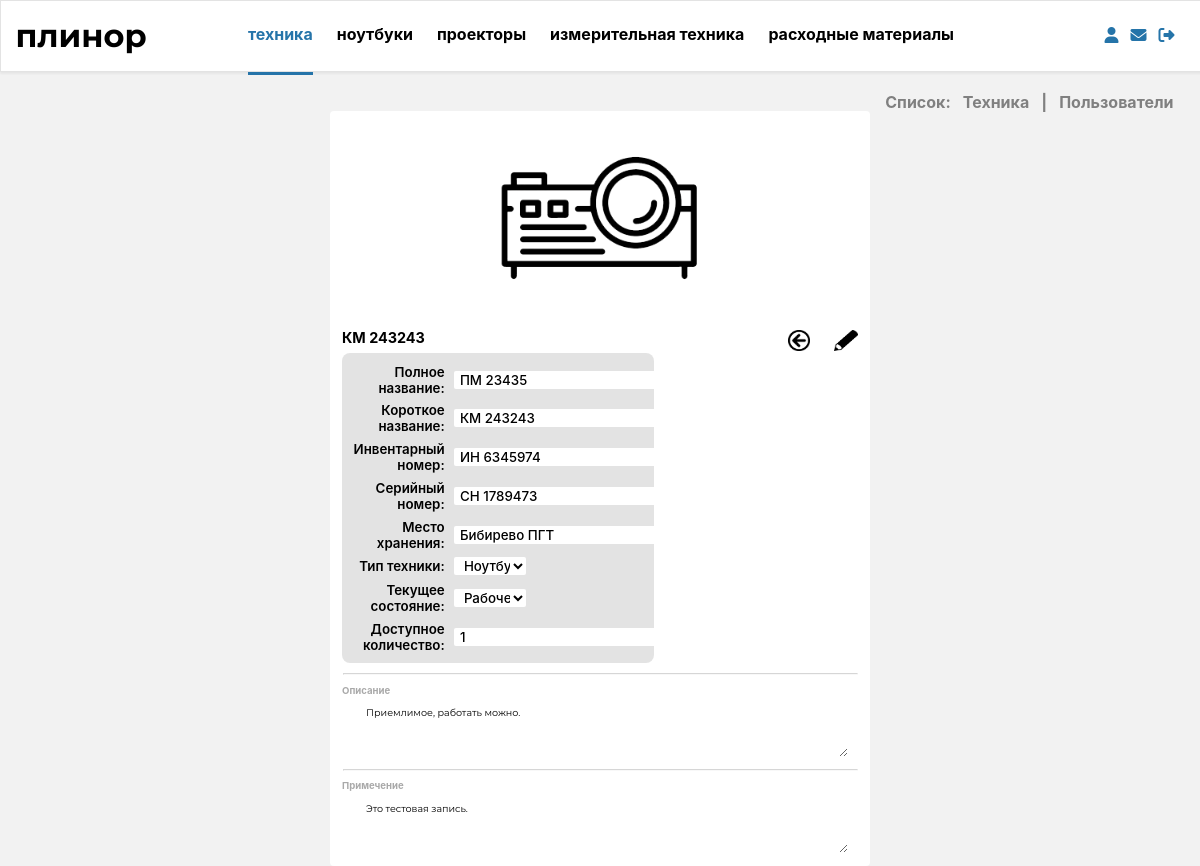
/article/change/7 (signed in), run on the app's committed database.
### tables this page shows
CREATE TABLE `technic` (
  `id` int(11) NOT NULL,
  `inv_id` text NOT NULL,
  `model_full` text NOT NULL,
  `model_short` text NOT NULL,
  `serial_id` text NOT NULL,
  `model_opt` text,
  `model_cond` text,
  `stg_name` text NOT NULL,
  `model_work` int(11) NOT NULL,
  `model_reserve` int(11) NOT NULL,
  `amount` int(11) NOT NULL DEFAULT '1',
  `photo_gall` text,
  `typ` int(11) NOT NULL
);

### bizz/view/view_form.php (called while the page is built)
<?php
include "bizz/view/view_hat.php";
include "bizz/view/view_menu.php";
include "bizz/view/$content_view";

### bizz/core/view.php (called while the page is built)
<?php
class View
{
    function generate($content_view, $template_view, $data = null)
    {
        include 'bizz/view/'.$template_view;
    }
}

### bizz/bootstrap.php (called while the page is built, shortened)
<?php
require_once 'core/model.php';
require_once 'core/view.php';
Route::start($routes);

### index.php (called while the page is built, shortened)
<?php
$routes = explode('/', $_SERVER['SERVER_NAME'].$_SERVER['REQUEST_URI']);
require_once 'bizz/bootstrap.php';

### bizz/core/model.php (called while the page is built, shortened)
<?php
class Model
{
    function __construct()
    {
        $this->db = new MySQL("localhost", "root","root","plinor");
    }
}

### bizz/model/model_main.php (called while the page is built, shortened)
<?php
class Model_main extends Model
{
    public function model_load($tag,$where)
    {
        $cond='';
        if ($where != 0)
            $cond = "WHERE id=" . $where;
        $result[0] = $this->db->query("SELECT * FROM technic $cond");
        return $result;
    }
}

### bizz/core/MySQL.php (called while the page is built)
<?php
class MySQL extends mysqli
{
    public static $request=array();
    public  function query($req,$resultmode = MYSQLI_STORE_RESULT){
        array_unshift(self::$request,$req);
        return parent::query($req);
    }
}

### bizz/view/view_tech_update.php (the view, shortened to what this page needs)
<?php foreach ($data[0] as $value):?>
<form name="art_change" method="post" action="<?php echo URL_BASE;?>/article/com_change/<?php echo $value['id'];?>">
<article class="article">
    <div class="artic_visual">
        <img src="
                            <?php
        switch($value['typ']){
            case 2: echo URL_BASE."/pic/orig/proector.png";break;
        }
        ?>">
    </div>
    <div class="artic_top">
    <h1> <?php echo $value['model_short'];?></h1>
        <div>
            <?php if(isset($_SESSION['RULES'])&&($_SESSION['RULES']>=3)):?>
            <input type="image" src="<?php echo URL_BASE;?>/pic/orig/pencil.png">
            <?php endif;?>
         <?php if(isset($_SESSION['RULES'])&&($_SESSION['RULES']>=4)):?>
            <a href="<?php echo URL_BASE;?>/article/index/<?php echo $value['id'];?>">
                <img src="<?php echo URL_BASE;?>/pic/orig/return.png">
            </a>
            <?php endif;?>
        </div>
    </div>
    <div class="artic_atten">
        <table>
            <tr>
                <td>Полное название:</td>
                <td><input type="text" class="artic_input" name="mf" value="<?php echo $value['model_full'];?>"></td>
            </tr>
            <tr>
                <td>Короткое название:</td>
                <td><input type="text" class="artic_input" name="ms" value="<?php echo $value['model_short'];?>"></td>
            </tr>
            <tr>
                <td>Инвентарный номер:</td>
                <td><input type="text" class="artic_input" name="iid" value="<?php echo $value['inv_id'];?>"></td>
            </tr>
            <tr>
                <td>Серийный номер:</td>
                <td><input type="text" class="artic_input" name="sid" value="<?php echo $value['serial_id'];?>"></td>
            </tr>
            <tr>
                <td>Место хранения:</td>
                <td><input type="text" class="artic_input" name="stg" value="<?php echo $value['stg_name'];?>"></td>
            </tr>
            <tr>
                <td>Тип техники:</td>
                <td>
                    <select class="artic_input" name="type">
                        <option value="1" <?php if($value['typ']==0): echo 'selected'; endif;?>>Ноутбук</option>
                    </select>
                </td>
            </tr>
            <tr>
                <td>Текущее состояние:</td>
                <td>
                    <select class="artic_input" name="work">
                        <option value="0" <?php if($value['model_work']==0): echo 'selected'; endif;?>>Рабочее</option>
                    </select>
                </td>
            </tr>
            <tr>
                <td>Доступное количество:</td>
                <td><input type="number" name="amount" class="artic_input" min="0" value="<?php echo $value['amount'];?>"></td>
            </tr>
        </table>
    </div>
    <hr>
     <h2>Описание</h2>
    <p>
        <textarea name="opt" class="artic_textarea">
    <?php echo $value['model_opt'];?>
        </textarea>
    </p>
    <hr>
    <h2>Примечение</h2>
    <p>
        <textarea name="cond" class="artic_textarea">
    <?php echo $value['model_cond'];?>
        </textarea>
    </p>
</article>
</form>
<?php endforeach;?>

### css/landing.css (style rules this page uses)
html { height: 100%; margin: 0; padding: 0; }
article { margin: 0 auto; margin-top: 70px; position: relative; width: 65vw; padding: 0.5vw 1vw; display: flex; flex-direction: column; font-family: -apple-system, BlinkMacSystemFont, "Segoe UI", Roboto, "Helvetica Neue", Arial, "Noto Sans", serif; height: 100%; }
article div { margin: 0.5vw 0vw 0 0; }
a { font-weight: 700; text-decoration: none; color: black; }

### css/menu.css (style rules this page uses)
body { font-family: PF Regal, PF Regal Text Pro, Georgia, serif; margin: 0 0; background: rgb(242, 242, 242); overflow-x: hidden; }

### css/article.css (style rules this page uses)
.article { border-radius: 4px; display: flex; width: 45vw; font-size: 0.8vw; text-align: justify; position: relative; background: white; padding: 0 0 0.5vw 0; }
.artic_visual { text-align: center; }
.artic_visual img { width: 40%; }
.article hr { width: 95%; size: 1vw; color: rgb(17, 21, 127); opacity: 40%; }
.article p, h1 { margin: 0.4vw 1vw; }
.article p { text-indent: 1vw; }
.article h1 { font-size: 1.2vw; font-family: -apple-system, BlinkMacSystemFont, "Segoe UI", Roboto, "Helvetica Neue", Arial, "Noto Sans", serif; }
.article h2 { margin: 0.4vw 1vw; font-size: 0.8vw; font-weight: bold; font-family: -apple-system, BlinkMacSystemFont, "Segoe UI", Roboto, "Helvetica Neue", Arial, "Noto Sans", serif; color: darkgray; }
.artic_top { display: flex; flex-direction: row; height: 1.8vw; align-items: center; justify-content: space-between; position: relative; }
.artic_top div { height: inherit; }
.artic_top a { width: 2vw; height: 100%; position: relative; }
.artic_top a img { padding: 0 1vw; height: 100%; width: auto; float: right; border-bottom: 0; }
.artic_atten { margin: 0.4vw 1vw; border-radius: 8px; background: rgba(180, 178, 178, 0.37); padding: 0.5vw 0.5vw; font-size: 10pt; max-width: 25vw; font-weight: bold; }
.artic_atten td { padding: 0.2vw 0.3vw; }
.artic_atten td:nth-child(2n+1) { font-weight: 600; text-align: right; }
.artic_atten td:nth-child(2n) { font-weight: 500; text-align: left; }
.artic_atten .artic_input { background: white; padding-left: 6px; border-radius: 2px; border: 0; font-size: 10pt; font-family: -apple-system, BlinkMacSystemFont, "Segoe UI", Roboto, "Helvetica Neue", Arial, "Noto Sans", serif; font-weight: 500; }
.artic_atten select.artic_input { width: 6vw; }
.artic_atten option { background: none; border: 0; font-size: 0.7vw; font-family: -apple-system, BlinkMacSystemFont, "Segoe UI", Roboto, "Helvetica Neue", Arial, "Noto Sans", serif; font-weight: bold; }
.artic_top [type="image"] { padding: 0 1vw; height: 100%; width: 2vw; float: right; border-bottom: 0; cursor: pointer; }
.article p { width: 43vw; position: relative; padding: 0; }
.article p .artic_textarea { width: 95%; min-height: 4vw; margin: 0; border: 0; resize: vertical; font-size: 0.8vw; font-family: Monc; }

### data on the page
technic: model_short "КМ 243243", mf "ПМ 23435", ms "КМ 243243", iid "ИН 6345974", sid "СН 1789473", stg "Бибирево ПГТ", work "Рабочее", amount "1", opt "Приемлимое, работать можно.", cond "Это тестовая запись."
